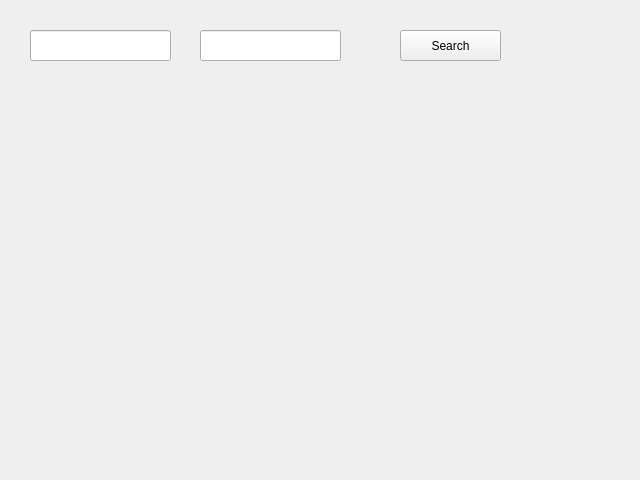
<?xml version="1.0" encoding="UTF-8"?>
<ui version="4.0">
 <class>Search</class>
 <widget class="QWidget" name="Search">
  <property name="geometry">
   <rect>
    <x>0</x>
    <y>0</y>
    <width>640</width>
    <height>480</height>
   </rect>
  </property>
  <property name="windowTitle">
   <string>Form</string>
  </property>
  <widget class="QLineEdit" name="roomNum">
   <property name="geometry">
    <rect>
     <x>30</x>
     <y>30</y>
     <width>141</width>
     <height>31</height>
    </rect>
   </property>
  </widget>
  <widget class="QLineEdit" name="roomQuality">
   <property name="geometry">
    <rect>
     <x>200</x>
     <y>30</y>
     <width>141</width>
     <height>31</height>
    </rect>
   </property>
  </widget>
  <widget class="QPushButton" name="searchButton">
   <property name="geometry">
    <rect>
     <x>400</x>
     <y>30</y>
     <width>101</width>
     <height>31</height>
    </rect>
   </property>
   <property name="text">
    <string>Search</string>
   </property>
  </widget>
 </widget>
 <resources/>
 <connections/>
</ui>
